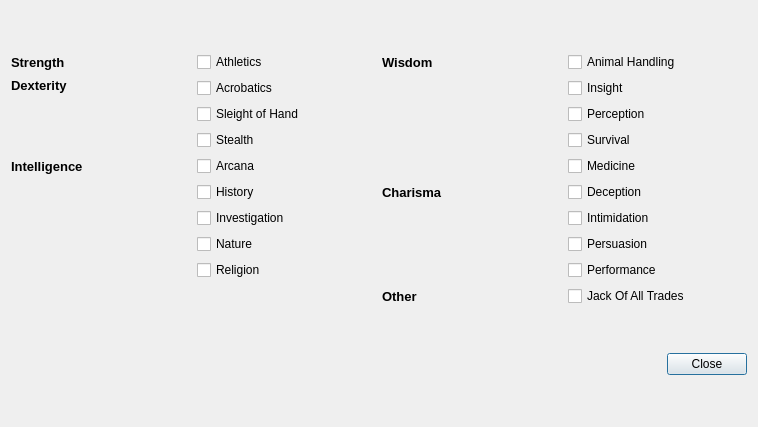
<?xml version="1.0" encoding="UTF-8"?>
<ui version="4.0">
 <class>ExpertiseDialog</class>
 <widget class="QDialog" name="ExpertiseDialog">
  <property name="geometry">
   <rect>
    <x>0</x>
    <y>0</y>
    <width>758</width>
    <height>427</height>
   </rect>
  </property>
  <property name="windowTitle">
   <string>Expertise Settings</string>
  </property>
  <layout class="QVBoxLayout" name="verticalLayout">
   <item>
    <layout class="QGridLayout" name="gridLayout">
     <item row="1" column="1">
      <widget class="QCheckBox" name="chkAcrobatics">
       <property name="sizePolicy">
        <sizepolicy hsizetype="Minimum" vsizetype="Fixed">
         <horstretch>0</horstretch>
         <verstretch>0</verstretch>
        </sizepolicy>
       </property>
       <property name="text">
        <string>Acrobatics</string>
       </property>
      </widget>
     </item>
     <item row="4" column="1">
      <widget class="QCheckBox" name="chkArcana">
       <property name="sizePolicy">
        <sizepolicy hsizetype="Minimum" vsizetype="Fixed">
         <horstretch>0</horstretch>
         <verstretch>0</verstretch>
        </sizepolicy>
       </property>
       <property name="text">
        <string>Arcana</string>
       </property>
      </widget>
     </item>
     <item row="1" column="0">
      <widget class="QLabel" name="label_5">
       <property name="font">
        <font>
         <pointsize>10</pointsize>
         <weight>75</weight>
         <bold>true</bold>
        </font>
       </property>
       <property name="text">
        <string>Dexterity</string>
       </property>
       <property name="alignment">
        <set>Qt::AlignLeading|Qt::AlignLeft|Qt::AlignTop</set>
       </property>
      </widget>
     </item>
     <item row="5" column="1">
      <widget class="QCheckBox" name="chkHistory">
       <property name="sizePolicy">
        <sizepolicy hsizetype="Minimum" vsizetype="Fixed">
         <horstretch>0</horstretch>
         <verstretch>0</verstretch>
        </sizepolicy>
       </property>
       <property name="text">
        <string>History</string>
       </property>
      </widget>
     </item>
     <item row="2" column="3">
      <widget class="QCheckBox" name="chkPerception">
       <property name="sizePolicy">
        <sizepolicy hsizetype="Minimum" vsizetype="Fixed">
         <horstretch>0</horstretch>
         <verstretch>0</verstretch>
        </sizepolicy>
       </property>
       <property name="text">
        <string>Perception</string>
       </property>
      </widget>
     </item>
     <item row="1" column="3">
      <widget class="QCheckBox" name="chkInsight">
       <property name="sizePolicy">
        <sizepolicy hsizetype="Minimum" vsizetype="Fixed">
         <horstretch>0</horstretch>
         <verstretch>0</verstretch>
        </sizepolicy>
       </property>
       <property name="text">
        <string>Insight</string>
       </property>
      </widget>
     </item>
     <item row="0" column="2">
      <widget class="QLabel" name="label_8">
       <property name="font">
        <font>
         <pointsize>10</pointsize>
         <weight>75</weight>
         <bold>true</bold>
        </font>
       </property>
       <property name="text">
        <string>Wisdom</string>
       </property>
      </widget>
     </item>
     <item row="6" column="1">
      <widget class="QCheckBox" name="chkInvestigation">
       <property name="sizePolicy">
        <sizepolicy hsizetype="Minimum" vsizetype="Fixed">
         <horstretch>0</horstretch>
         <verstretch>0</verstretch>
        </sizepolicy>
       </property>
       <property name="text">
        <string>Investigation</string>
       </property>
      </widget>
     </item>
     <item row="4" column="0">
      <widget class="QLabel" name="label_7">
       <property name="font">
        <font>
         <pointsize>10</pointsize>
         <weight>75</weight>
         <bold>true</bold>
        </font>
       </property>
       <property name="text">
        <string>Intelligence</string>
       </property>
      </widget>
     </item>
     <item row="3" column="1">
      <widget class="QCheckBox" name="chkStealth">
       <property name="sizePolicy">
        <sizepolicy hsizetype="Minimum" vsizetype="Fixed">
         <horstretch>0</horstretch>
         <verstretch>0</verstretch>
        </sizepolicy>
       </property>
       <property name="text">
        <string>Stealth</string>
       </property>
      </widget>
     </item>
     <item row="8" column="3">
      <widget class="QCheckBox" name="chkPerformance">
       <property name="sizePolicy">
        <sizepolicy hsizetype="Minimum" vsizetype="Fixed">
         <horstretch>0</horstretch>
         <verstretch>0</verstretch>
        </sizepolicy>
       </property>
       <property name="text">
        <string>Performance</string>
       </property>
      </widget>
     </item>
     <item row="0" column="3">
      <widget class="QCheckBox" name="chkAnimalHandling">
       <property name="sizePolicy">
        <sizepolicy hsizetype="Minimum" vsizetype="Fixed">
         <horstretch>0</horstretch>
         <verstretch>0</verstretch>
        </sizepolicy>
       </property>
       <property name="text">
        <string>Animal Handling</string>
       </property>
      </widget>
     </item>
     <item row="9" column="2">
      <widget class="QLabel" name="label_6">
       <property name="font">
        <font>
         <pointsize>10</pointsize>
         <weight>75</weight>
         <bold>true</bold>
        </font>
       </property>
       <property name="text">
        <string>Other</string>
       </property>
      </widget>
     </item>
     <item row="8" column="1">
      <widget class="QCheckBox" name="chkReligion">
       <property name="sizePolicy">
        <sizepolicy hsizetype="Minimum" vsizetype="Fixed">
         <horstretch>0</horstretch>
         <verstretch>0</verstretch>
        </sizepolicy>
       </property>
       <property name="text">
        <string>Religion</string>
       </property>
      </widget>
     </item>
     <item row="6" column="3">
      <widget class="QCheckBox" name="chkIntimidation">
       <property name="sizePolicy">
        <sizepolicy hsizetype="Minimum" vsizetype="Fixed">
         <horstretch>0</horstretch>
         <verstretch>0</verstretch>
        </sizepolicy>
       </property>
       <property name="text">
        <string>Intimidation</string>
       </property>
      </widget>
     </item>
     <item row="7" column="1">
      <widget class="QCheckBox" name="chkNature">
       <property name="sizePolicy">
        <sizepolicy hsizetype="Minimum" vsizetype="Fixed">
         <horstretch>0</horstretch>
         <verstretch>0</verstretch>
        </sizepolicy>
       </property>
       <property name="text">
        <string>Nature</string>
       </property>
      </widget>
     </item>
     <item row="4" column="3">
      <widget class="QCheckBox" name="chkMedicine">
       <property name="sizePolicy">
        <sizepolicy hsizetype="Minimum" vsizetype="Fixed">
         <horstretch>0</horstretch>
         <verstretch>0</verstretch>
        </sizepolicy>
       </property>
       <property name="text">
        <string>Medicine</string>
       </property>
      </widget>
     </item>
     <item row="0" column="0">
      <widget class="QLabel" name="label_4">
       <property name="font">
        <font>
         <pointsize>10</pointsize>
         <weight>75</weight>
         <bold>true</bold>
        </font>
       </property>
       <property name="text">
        <string>Strength</string>
       </property>
      </widget>
     </item>
     <item row="7" column="3">
      <widget class="QCheckBox" name="chkPersuasion">
       <property name="sizePolicy">
        <sizepolicy hsizetype="Minimum" vsizetype="Fixed">
         <horstretch>0</horstretch>
         <verstretch>0</verstretch>
        </sizepolicy>
       </property>
       <property name="text">
        <string>Persuasion</string>
       </property>
      </widget>
     </item>
     <item row="9" column="3">
      <widget class="QCheckBox" name="chkJackOfAllTrades">
       <property name="sizePolicy">
        <sizepolicy hsizetype="Minimum" vsizetype="Fixed">
         <horstretch>0</horstretch>
         <verstretch>0</verstretch>
        </sizepolicy>
       </property>
       <property name="text">
        <string>Jack Of All Trades</string>
       </property>
      </widget>
     </item>
     <item row="3" column="3">
      <widget class="QCheckBox" name="chkSurvival">
       <property name="sizePolicy">
        <sizepolicy hsizetype="Minimum" vsizetype="Fixed">
         <horstretch>0</horstretch>
         <verstretch>0</verstretch>
        </sizepolicy>
       </property>
       <property name="text">
        <string>Survival</string>
       </property>
      </widget>
     </item>
     <item row="5" column="3">
      <widget class="QCheckBox" name="chkDeception">
       <property name="sizePolicy">
        <sizepolicy hsizetype="Minimum" vsizetype="Fixed">
         <horstretch>0</horstretch>
         <verstretch>0</verstretch>
        </sizepolicy>
       </property>
       <property name="text">
        <string>Deception</string>
       </property>
      </widget>
     </item>
     <item row="5" column="2">
      <widget class="QLabel" name="label_9">
       <property name="font">
        <font>
         <pointsize>10</pointsize>
         <weight>75</weight>
         <bold>true</bold>
        </font>
       </property>
       <property name="text">
        <string>Charisma</string>
       </property>
      </widget>
     </item>
     <item row="2" column="1">
      <widget class="QCheckBox" name="chkSleightOfHand">
       <property name="sizePolicy">
        <sizepolicy hsizetype="Minimum" vsizetype="Fixed">
         <horstretch>0</horstretch>
         <verstretch>0</verstretch>
        </sizepolicy>
       </property>
       <property name="text">
        <string>Sleight of Hand</string>
       </property>
      </widget>
     </item>
     <item row="0" column="1">
      <widget class="QCheckBox" name="chkAthletics">
       <property name="sizePolicy">
        <sizepolicy hsizetype="Minimum" vsizetype="Fixed">
         <horstretch>0</horstretch>
         <verstretch>0</verstretch>
        </sizepolicy>
       </property>
       <property name="text">
        <string>Athletics</string>
       </property>
      </widget>
     </item>
    </layout>
   </item>
   <item>
    <widget class="QDialogButtonBox" name="buttonBox">
     <property name="orientation">
      <enum>Qt::Horizontal</enum>
     </property>
     <property name="standardButtons">
      <set>QDialogButtonBox::Close</set>
     </property>
    </widget>
   </item>
  </layout>
 </widget>
 <resources/>
 <connections>
  <connection>
   <sender>buttonBox</sender>
   <signal>accepted()</signal>
   <receiver>ExpertiseDialog</receiver>
   <slot>accept()</slot>
   <hints>
    <hint type="sourcelabel">
     <x>248</x>
     <y>254</y>
    </hint>
    <hint type="destinationlabel">
     <x>157</x>
     <y>274</y>
    </hint>
   </hints>
  </connection>
  <connection>
   <sender>buttonBox</sender>
   <signal>rejected()</signal>
   <receiver>ExpertiseDialog</receiver>
   <slot>reject()</slot>
   <hints>
    <hint type="sourcelabel">
     <x>316</x>
     <y>260</y>
    </hint>
    <hint type="destinationlabel">
     <x>286</x>
     <y>274</y>
    </hint>
   </hints>
  </connection>
 </connections>
</ui>
